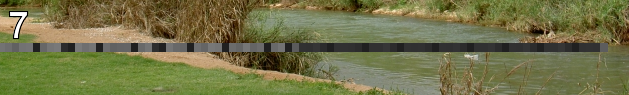
#> input picture pythonchallenge/oxygen.png, 629 x 95 px
$ python oxygen.py
#> lines starting #> are read from the running program, lines starting #| are printed output that depends on the picture
#!/usr/bin/python

import Image
import re


image=Image.open('oxygen.png')
#> image is the input picture: PIL image 629x95 RGBA; mean R, G, B, A 114.6, 114.9, 72.2, 255
data=image.convert('L').getdata()

message=[]
for i in range(4,608,7):
    message.append(chr(data[image.size[0]*50+i]))
#> after the loop, message = 87 items, first 6: 's', 'm', 'a', 'r', 't', ' '

#print ''.join(message)

im=Image.open('oxygen.png')
#r,g,b=im.split()

#im=Image.merge('RGB',(b,g,r))
out=im.resize((128,128))
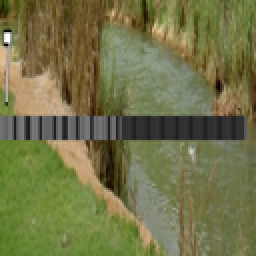
#> out: PIL image 128x128 RGBA (shown 2 times larger); mean R, G, B, A 114.6, 114.9, 72.2, 255
out=im.rotate(45)
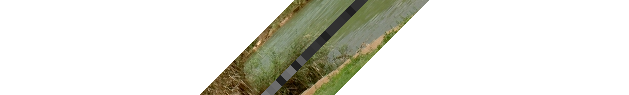
#> out: PIL image 629x95 RGBA; mean R, G, B, A 23.8, 24.1, 16.3, 54.7; transparent parts drawn white
out.save('hi.png')
